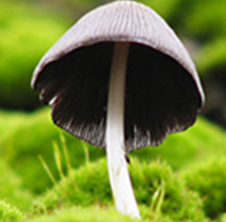
#> input picture 3/mogu.png, 226 x 222 px
$ python 3.py
#> lines starting #> are read from the running program, lines starting #| are printed output that depends on the picture
import cv2
import numpy as np

img = cv2.imread('mogu.png')
#> img is the input picture: shape (222, 226, 3); mean B, G, R 52, 127.3, 111.5
rows, cols, ch = img.shape
#> rows = 222; cols = 226; ch = 3
pts1 = np.float32([[50, 50], [200, 50], [50, 200]])
pts2 = np.float32([[10, 100], [200, 50], [100, 250]])
M = cv2.getAffineTransform(pts1, pts2)
dst = cv2.warpAffine(img, M, (cols, rows))
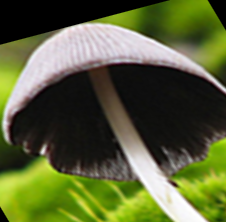
#> dst: shape (222, 226, 3); mean B, G, R 56, 97.7, 89.9
cv2.imshow('Input', img)
cv2.imshow('Output', dst)
cv2.imwrite('getAffineTransformImg.jpg', dst)
cv2.waitKey(0)
cv2.destroyAllWindows()

$ run again, with 3/flower.jpg saved as 3/mogu.png
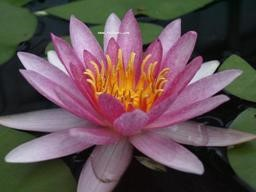
#> input picture 3/flower.jpg, 256 x 192 px
#> img is the input picture: shape (192, 256, 3); mean B, G, R 83.3, 80.9, 100.9
#> `dst = cv2.warpAffine(img, M, (cols, rows))`:
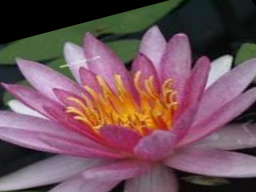
#> dst: shape (192, 256, 3); mean B, G, R 91, 82.8, 114.6

$ run again, with 3/flower.tif saved as 3/mogu.png
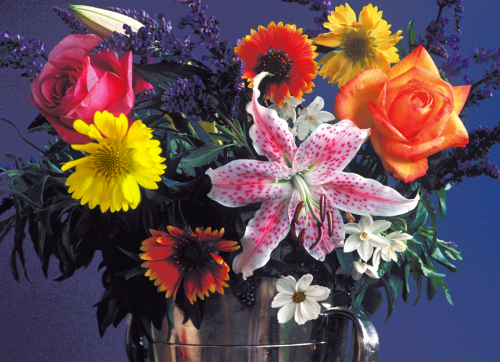
#> input picture 3/flower.tif, 500 x 362 px
#> img is the input picture: shape (362, 500, 3); mean B, G, R 83.7, 76.9, 99.9
#> `dst = cv2.warpAffine(img, M, (cols, rows))`:
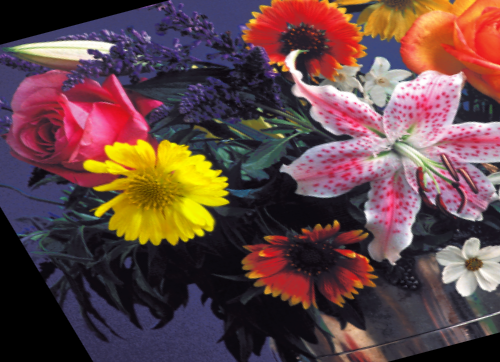
#> dst: shape (362, 500, 3); mean B, G, R 69.3, 70.1, 99.7

$ run again, with 3/moon.jpg saved as 3/mogu.png
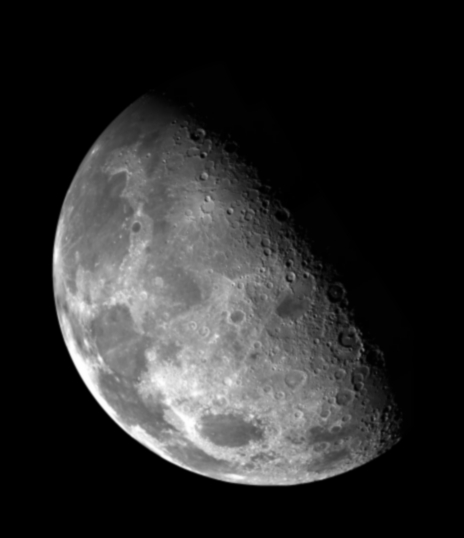
#> input picture 3/moon.jpg, 464 x 538 px
#> img is the input picture: shape (538, 464, 3); min 0, max 255, mean 42.6
#> `dst = cv2.warpAffine(img, M, (cols, rows))`:
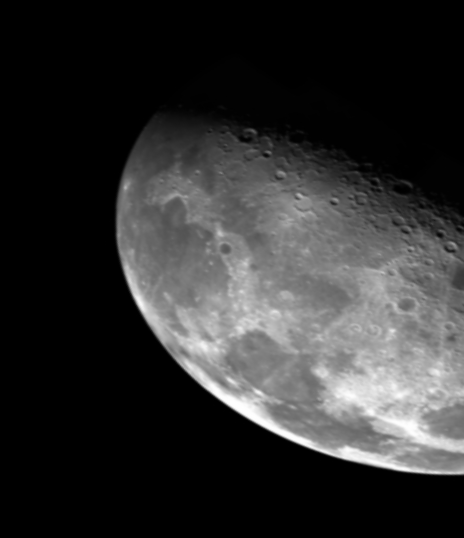
#> dst: shape (538, 464, 3); min 0, max 255, mean 47.7
